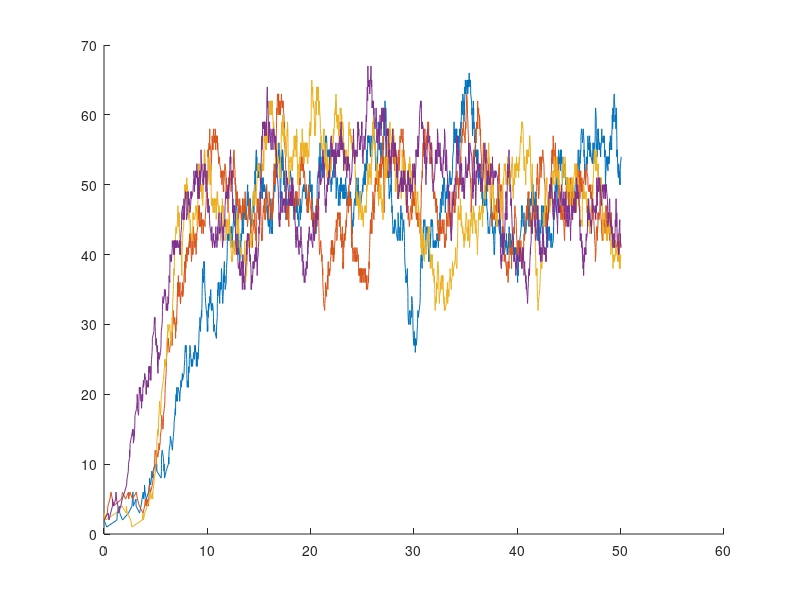
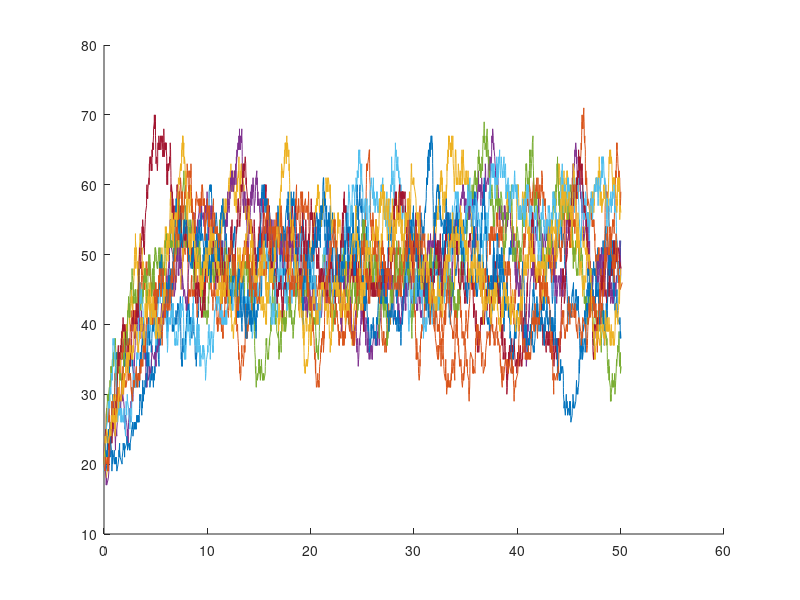

These charts were generated, in order, by the following MATLAB code:
close all; clear all; clc

%% 1. Set given parameter
N = 100;                % Population
dt = 0.01;              % Delta t, Time Step
beta = 1;               % Transmission Rate
b = 0.25;               % Birth Rate
gamma = 0.25;           % Recover Rate
I0 = 2;                 % Initial Infectious Inidvidual

%% Set other parameter
total_time = 50;        % To 50 for each run
number_simul = 10;      % The number of simulations
infuctive_unit = 1;     % Only one person trans for each time

%% Define transition probility
p1 = @(i,dt) beta/N*i*(N-i)*dt;          % j = i+1 One plus
p1_ = @(i,dt) (b+gamma)*i*dt;            % j = i-1 One minus
p0 = @(i,dt) 1 - p1(i,dt) - p1_(i,dt);   % j = i Unchanged

%% Simulation
data_cell = cell(1, number_simul);
index_cell = cell(1,number_simul);

for k = 1 : number_simul
    data_coll = [];
    data_coll(1) = I0;                      % Initialize the data set
    
    % T_ind keep the time of people changed
    n = 1;
    T_ind = [];                             % Initialize the change time
    T_ind(1) = 0;                           % Start from time = 0
    while T_ind(n) < total_time
        i = data_coll(n);
        % Pick a random number to decide the length of time interval
        % i.e. to give the next time which the change happends
        c = rand;

        n = n+1;                            % Next event
        % By given formular, give M (the total change rate) and T_len (length of time interval)
        if i == 0
            T_len = 0.01;                   % Step one step
            data_coll(n) = data_coll(n-1);
            T_ind(n) = T_ind(n-1) + T_len;
            continue
        else
            M = 1 - p0(i,1);                % M = p1 + p1_ (the probability of changes)
            T_len = -log(c)/M;
        end

        T_ind(n) = T_ind(n-1) + T_len;      % Next change will happen at this time

        % Determine the change interval
        a1 = p1(i,T_len)/(p1(i,T_len)+p1_(i,T_len));

        c = rand;           % Pick a random number between (0,1)
        if c < a1           % Less than a1, I plus one
            data_coll(n) = data_coll(n-1)+1;
        else                % Larger than a2, I minus one
            data_coll(n) = data_coll(n-1)-1;
        end
    end

    index_cell{1,k} = T_ind;
    data_cell{1,k} = data_coll;

end

figure
hold on
for k = 1 : number_simul
    index_coll = index_cell{1,k};
    data_coll = data_cell{1,k};

    if data_coll(length(data_coll)) == 0
        continue
    else
        plot(index_coll, data_coll)
    end
end

%% 2. Set given parameter
N = 100;                % Population
dt = 0.01;              % Delta t, Time Step
beta = 0.25;            % Transmission Rate
b = 0.25;               % Birth Rate
gamma = 0.25;           % Recover Rate
I0 = 20;                % Initial Infectious Inidvidual

%% Simulation
data_cell = {}; index_cell = {};
data_cell = cell(1, number_simul);
index_cell = cell(1,number_simul);

for k = 1 : number_simul
    data_coll = [];
    data_coll(1) = I0;                      % Initialize the data set
    
    % T_ind keep the time of people changed
    n = 1;
    T_ind = [];                             % Initialize the change time
    T_ind(1) = 0;                           % Start from time = 0
    while T_ind(n) < total_time
        i = data_coll(n);
        % Pick a random number to decide the length of time interval
        % i.e. to give the next time which the change happends
        c = rand;

        n = n+1;                            % Next event
        % By given formular, give M (the total change rate) and T_len (length of time interval)
        if i == 0
            T_len = dt;                     % Step one step
            data_coll(n) = data_coll(n-1);
            T_ind(n) = T_ind(n-1) + T_len;
            continue
        else
            M = 1 - p0(i,1);                % M = p1 + p1_ (the probability of changes)
            T_len = -log(c)/M;
        end

        T_ind(n) = T_ind(n-1) + T_len;      % Next change will happen at this time

        % Determine the change interval
        a1 = p1(i,T_len)/(p1(i,T_len)+p1_(i,T_len));

        c = rand;           % Pick a random number between (0,1)
        if c < a1           % Less than a1, I plus one
            data_coll(n) = data_coll(n-1)+1;
        else                % Larger than a2, I minus one
            data_coll(n) = data_coll(n-1)-1;
        end
    end

    index_cell{1,k} = T_ind;
    data_cell{1,k} = data_coll;

end

figure
hold on
for k = 1 : number_simul
    index_coll = index_cell{1,k};
    data_coll = data_cell{1,k};
    plot(index_coll, data_coll)
end